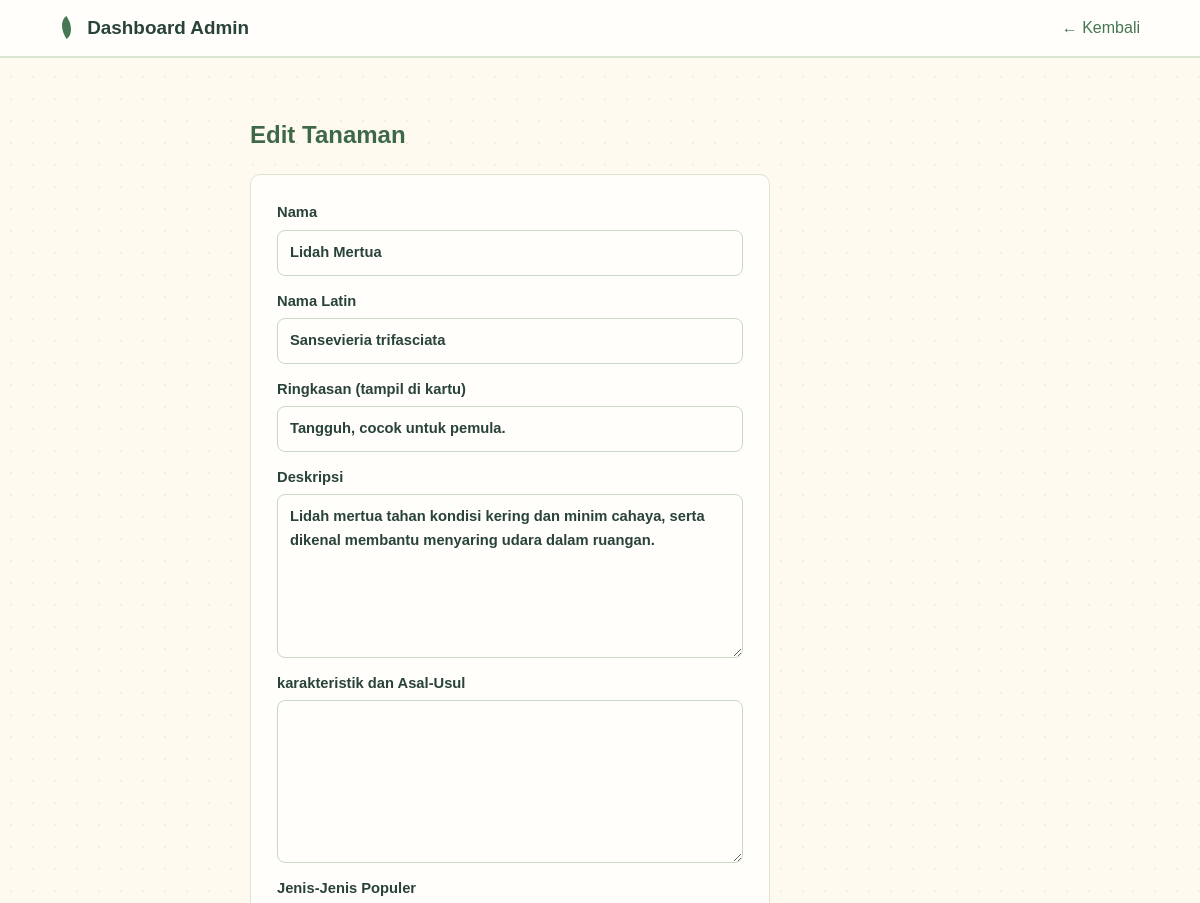
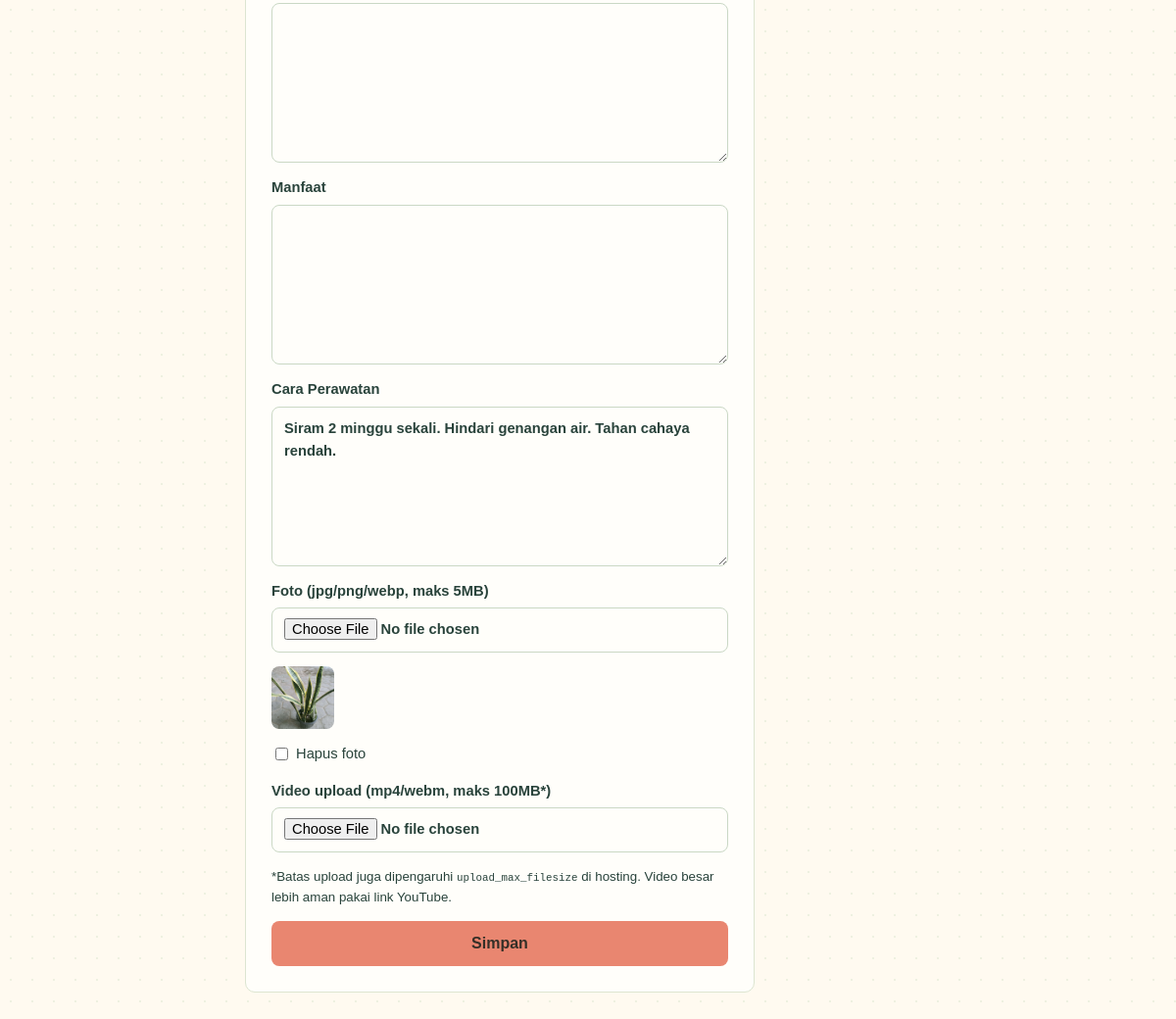
Screenshot of /kebun-hijau/admin/form.php?id=2 (signed in) with the database file from the repository (2 pictures, top to bottom).
### tables this page shows
CREATE TABLE `tanaman` (
  `id` int NOT NULL,
  `nama` varchar(120) NOT NULL,
  `nama_latin` varchar(160) DEFAULT NULL,
  `ringkasan` varchar(255) DEFAULT NULL,
  `deskripsi` text,
  `perawatan` text,
  `foto` varchar(100) DEFAULT NULL,
  `video` varchar(100) DEFAULT NULL,
  `created_at` timestamp NULL DEFAULT CURRENT_TIMESTAMP,
  `karakteristik` text,
  `jenis` text,
  `manfaat` text
);

### kebun-hijau/admin/form.php (the view, shortened to what this page needs)
<?php require '../config.php';need_admin();
$id=(int)($_GET['id']??0);$t=['nama'=>'','nama_latin'=>'','ringkasan'=>'','deskripsi'=>'','perawatan'=>'','foto'=>'','video'=>'','video_url'=>''];
if($id){$s=db()->prepare('SELECT * FROM tanaman WHERE id=?');$s->execute([$id]);$t=$s->fetch()?:die('Tidak ada');}
head(($id?'Edit':'Tambah').' Tanaman','../'); ?>
<header class="top"><a class="logo" href="index.php"> Dashboard Admin</a><a href="index.php">← Kembali</a></header>
<main class="wrap"><h2><?=$id?'Edit':'Tambah'?> Tanaman</h2>
<form method="post" enctype="multipart/form-data" class="box"><input type="hidden" name="t" value="<?=csrf()?>">
<label>Nama<input name="nama" required value="<?=e($t['nama'])?>"></label>
<label>Nama Latin<input name="nama_latin" value="<?=e($t['nama_latin'])?>"></label>
<label>Ringkasan (tampil di kartu)<input name="ringkasan" maxlength="255" value="<?=e($t['ringkasan'])?>"></label>
<label>Deskripsi<textarea name="deskripsi" rows="6"><?=e($t['deskripsi'])?></textarea></label>
<label>karakteristik dan Asal-Usul<textarea name="karakteristik" rows="6"><?=e($t['karakteristik'])?></textarea></label>
<label>Jenis-Jenis Populer<textarea name="jenis" rows="6"><?=e($t['jenis'])?></textarea></label>
<label>Manfaat<textarea name="manfaat" rows="6"><?=e($t['manfaat'])?></textarea></label>
<label>Cara Perawatan<textarea name="perawatan" rows="6"><?=e($t['perawatan'])?></textarea></label>
<label>Foto (jpg/png/webp, maks 5MB)<input type="file" name="foto" accept="image/*"></label>
<?php if($t['foto']): ?><img class="th" src="../uploads/<?=e($t['foto'])?>"> <label class="ck"><input type="checkbox" name="hapus_foto"> Hapus foto</label><?php endif ?>
<label>Video upload (mp4/webm, maks 100MB*)<input type="file" name="video" accept="video/mp4,video/webm"></label>
<small>*Batas upload juga dipengaruhi <code>upload_max_filesize</code> di hosting. Video besar lebih aman pakai link YouTube.</small>
<button class="btn">Simpan</button></form></main></body></html>

### kebun-hijau/assets/style.css (style rules this page uses)
:root { --paper:#fffaf0;--ink:#29433b;--leaf:#467653;--mint:#e1f1dc;--lemon:#fff0ad;--peach:#f9dfd2;--sky:#dceff0;--pink:#f5e3e8;--white:#fffefa;--line:#dce5d1;--coral:#e98670 }
* { box-sizing:border-box }
body { margin:0;font-family:"Trebuchet MS",Verdana,sans-serif;background-color:var(--paper);background-image:radial-gradient(#bfd7b544 .8px,transparent .8px);background-size:22px 22px;color:var(--ink);line-height:1.6 }
a { color:var(--leaf);text-decoration:none }
.top { display:flex;justify-content:space-between;align-items:center;padding:13px 5vw;background:var(--white);border-bottom:2px solid var(--line);position:sticky;top:0;z-index:5 }
.logo { font-weight:800;font-size:1.18rem;color:var(--ink) }
.logo:before { content:"";display:inline-block;width:13px;height:19px;margin-right:9px;background:var(--leaf);border-radius:100% 0 100% 0;transform:rotate(-35deg);vertical-align:-3px }
input,textarea,button { font:inherit;padding:10px 12px;border:1px solid #cad8c5;border-radius:8px;background:var(--white);color:var(--ink);width:100% }
button,.btn { background:var(--coral);color:#352f27;border:0;cursor:pointer;width:auto;display:inline-block;padding:10px 18px;border-radius:8px;font-weight:700;transition:background-color .18s,transform .18s }
.wrap { max-width:820px;margin:0 auto;padding:30px 5vw }
.wrap h1,.wrap h2 { color:#3e6949 }
.wrap h2 { margin-top:28px }
.box { background:var(--white);padding:26px;border-radius:10px;border:1px solid var(--line);width:100%;max-width:520px;display:flex;flex-direction:column;gap:14px }
label { display:flex;flex-direction:column;gap:5px;font-weight:700;font-size:.92rem }
label.ck { flex-direction:row;align-items:center;font-weight:400 }
label.ck input { width:auto }
.th { width:64px;height:64px;object-fit:cover;border-radius:8px }

### rows the page displays
tanaman: nama "Lidah Mertua", nama_latin "Sansevieria trifasciata", ringkasan "Tangguh, cocok untuk pemula.", deskripsi "Lidah mertua tahan kondisi kering dan minim cahaya, serta dikenal membantu menyaring udara dalam ruangan.", perawatan "Siram 2 minggu sekali. Hindari genangan air. Tahan cahaya rendah.", foto (picture)
